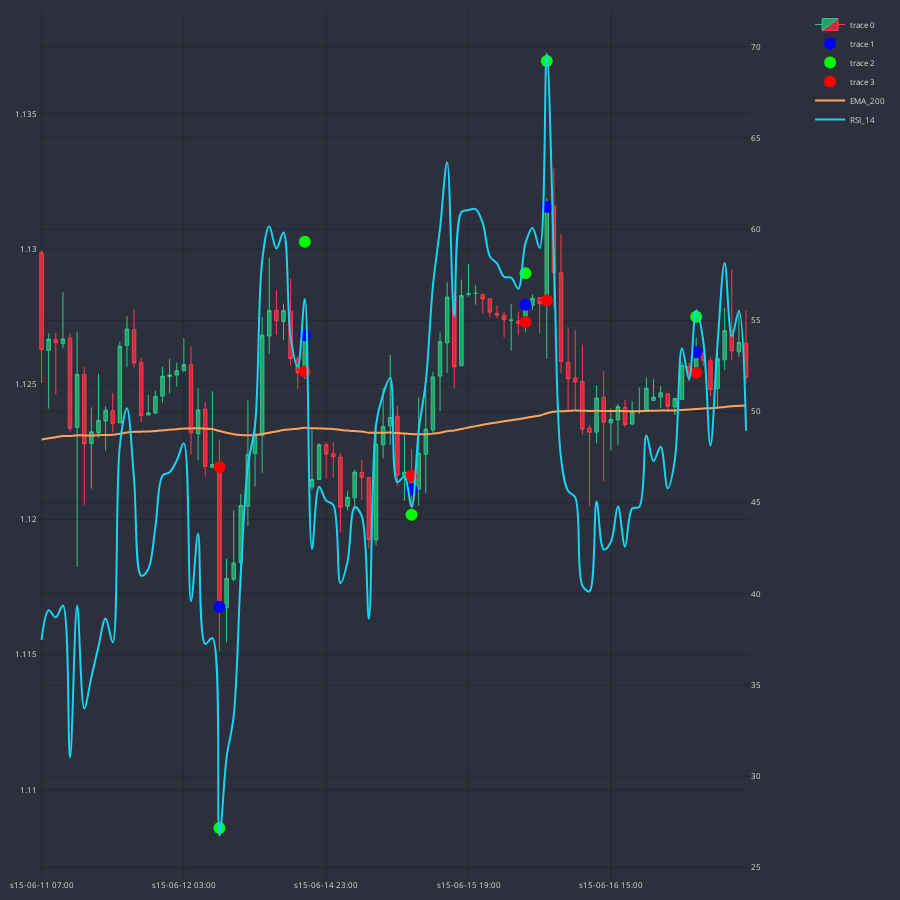

Write notebook code for a chart like this one.
### Code cell
df_plot = df_slim.iloc[0:100]
cp = CandlePlot(df_plot, candles=True)

trades = cp.df_plot[cp.df_plot.SIGNAL != NONE]
markers = ["mid_c", "TP", "SL"]
marker_colors = ["#0000FF", "#00FF00", "#FF0000"]

for i in range(3):
    cp.fig.add_trace(go.Scatter(
        x = trades.sTime,
        y = trades[markers[i]],
        mode = "markers",
        marker=dict(color=marker_colors[i],size=12)
    ))

cp.show_plot(line_traces=["EMA_200"], sec_traces=["RSI_14"], height=250)
